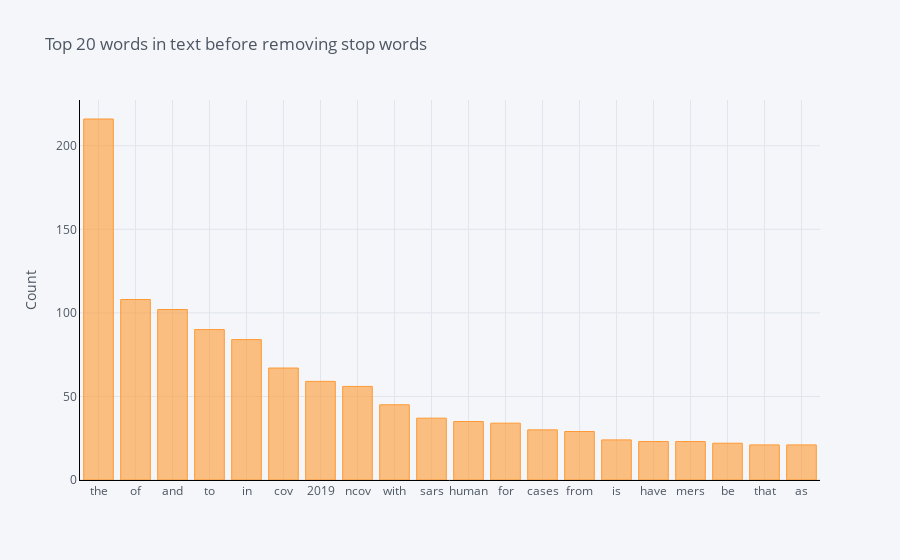

This figure's notebook cell:
### Code cell
# Using cufflinks, plotly and sklearn, we visualize the top 20 words in text before removing stop words

import cufflinks as cf
cf.go_offline()
cf.set_config_file(offline=False, world_readable=True)

from plotly.offline import init_notebook_mode, iplot
from plotly.graph_objs import *

init_notebook_mode(connected=True)

from sklearn.feature_extraction.text import CountVectorizer
def get_top_n_words(corpus, n=None):
    vec = CountVectorizer().fit(corpus)
    bag_of_words = vec.transform(corpus)
    sum_words = bag_of_words.sum(axis=0) 
    words_freq = [(word, sum_words[0, idx]) for word, idx in vec.vocabulary_.items()]
    words_freq =sorted(words_freq, key = lambda x: x[1], reverse=True)
    return words_freq[:n]
common_words = get_top_n_words([text], 20)
for word, freq in common_words:
    print(word, freq)
df1 = pd.DataFrame(common_words, columns = ['ReviewText' , 'count'])
df1.groupby('ReviewText').sum()['count'].sort_values(ascending=False).iplot(
    kind='bar', yTitle='Count', linecolor='black', title='Top 20 words in text before removing stop words')

### Figure 1 — Plotly figure (JSON) as saved in the notebook; plotly's stock layout.template omitted (floating-point values rounded to 4 significant figures)
{"data": [{"marker": {"color": "rgba(255, 153, 51, 0.6)", "line": {"color": "rgba(255, 153, 51, 1.0)", "width": 1}}, "name": "count", "orientation": "v", "text": "", "type": "bar", "x": ["the", "of", "and", "to", "in", "cov", "2019", "ncov", "with", "sars", "human", "for", "cases", "from", "is", "have", "mers", "be", "that", "as"], "y": [216, 108, 102, 90, 84, 67, 59, 56, 45, 37, 35, 34, 30, 29, 24, 23, 23, 22, 21, 21]}], "layout": {"legend": {"bgcolor": "#F5F6F9", "font": {"color": "#4D5663"}}, "paper_bgcolor": "#F5F6F9", "plot_bgcolor": "#F5F6F9", "title": {"font": {"color": "#4D5663"}, "text": "Top 20 words in text before removing stop words"}, "xaxis": {"gridcolor": "#E1E5ED", "linecolor": "black", "showgrid": true, "tickfont": {"color": "#4D5663"}, "title": {"font": {"color": "#4D5663"}, "text": ""}, "zerolinecolor": "#E1E5ED"}, "yaxis": {"gridcolor": "#E1E5ED", "linecolor": "black", "showgrid": true, "tickfont": {"color": "#4D5663"}, "title": {"font": {"color": "#4D5663"}, "text": "Count"}, "zerolinecolor": "#E1E5ED"}}}
